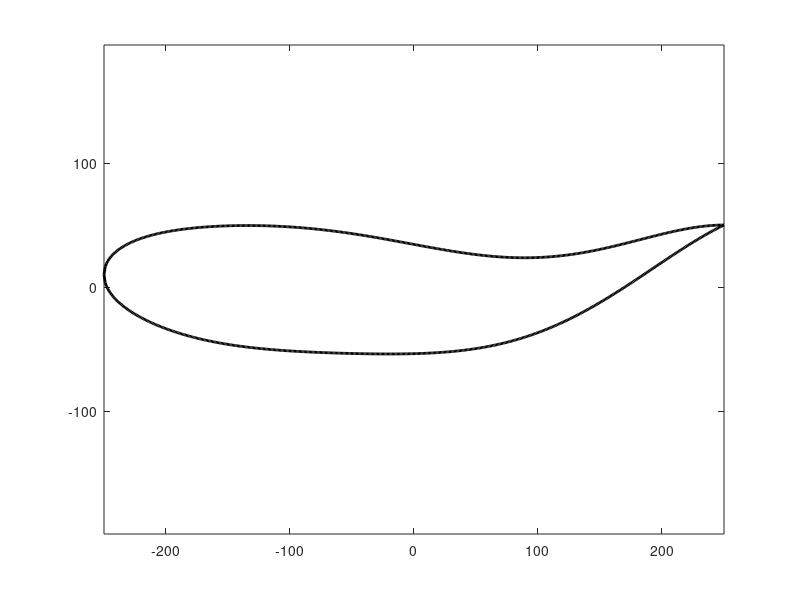

This chart was generated by the following MATLAB code:
clc
clear
%% parameters
l = 500;
h = 0.1*l;
x = (-l/2:1:l/2);
t = 0.0;
f = 1e-3;
le =length(x);
y0 = zeros(size(x));
y1 = zeros(size(x));
y2 = zeros(size(x));
ap = zeros(size(x));
ve = zeros(size(x));
%% calcaute
for i=1:le
    xlabel = x(i)/l+0.50;
    ap(i)  = h*(0.200-0.825*xlabel+1.625*xlabel*xlabel)*cos(2*pi*(xlabel-f*t)); 
    y0(i)  = h*(2.969 * sqrt(xlabel) - 1.260 * xlabel - 3.516 * xlabel^2 + 2.843 * xlabel^3 - 1.036 * xlabel^4);
    y1(i)  = ap(i)+y0(i);
    y2(i)  = ap(i)-y0(i);
    ve(i)  = h*(0.200-0.825*xlabel+1.625*xlabel*xlabel)*sin(2*pi*(xlabel-f*t))*2*pi*f;
end
nx = [x(1:1:le) x(le-1:-1:1)];
ny = [y1(1:1:le) y2(le-1:-1:1)];
%% plot
plot(nx,ny,'k','LineWidth',2.0,'LineStyle','-');
axis equal